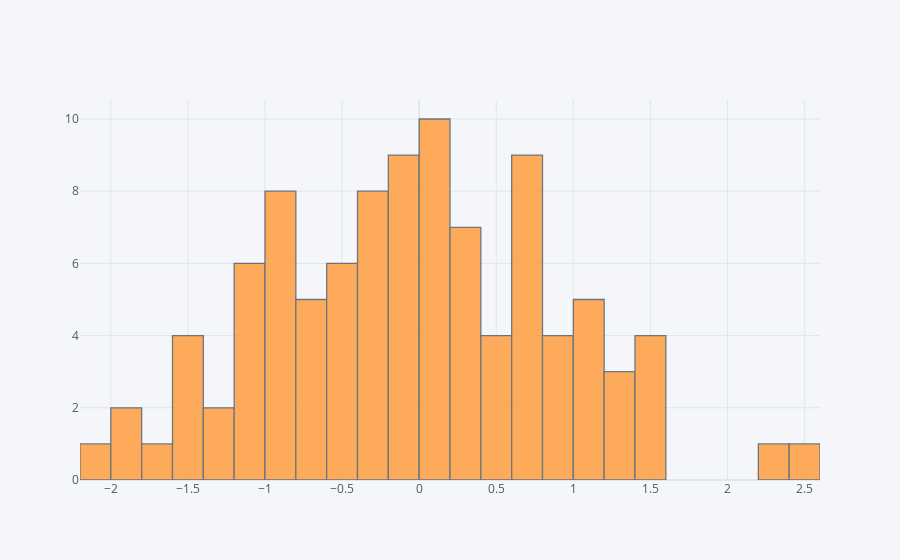

Notebook source saved alongside this figure:
### Markdown cell above
## histogram

### Code cell
df['A'].iplot(kind='hist',bins=25)

### Figure 1 — Plotly figure (JSON) as saved in the notebook; plotly's stock layout.template omitted (floating-point values rounded to 4 significant figures)
{"data": [{"histfunc": "count", "histnorm": "", "marker": {"color": "rgba(255, 153, 51, 1.0)", "line": {"color": "#4D5663", "width": 1.3}}, "name": "A", "nbinsx": 25, "opacity": 0.8, "orientation": "v", "x": [0.01781, 0.6504, 1.475, -0.002868, -0.7758, 0.7663, 1.066, -0.1169, 0.3307, -0.604, 2.324, -1.582, 0.01532, 0.7669, 0.5449, -1.539, 0.8826, -0.4218, 0.6253, 0.9475, 0.1664, 0.5872, 0.7332, -0.8712, 0.02218, -0.6013, -1.756, -1.982, 1.383, 0.1848, -1.268, 0.9949, -1.148, -0.6479, -0.3789, 0.2493, 1.42, -1.05, 1.055, -1.029, -1.082, 0.7685, 2.519, -1.912, 1.593, 0.5205, -0.9035, -0.03954, 0.01342, -1.354, 0.2074, -2.129, -0.5361, 0.3847, 0.5747, -0.8701, -0.0002174, 1.307, -0.323, -1.432, 0.7427, -0.08998, -0.9297, -0.0778, -0.4693, 0.008369, -0.6133, 1.158, -0.4728, 0.03805, -1.128, 1.106, 1.339, -0.311, 0.2107, -0.1553, -0.9436, 0.8405, 0.7194, -0.5898, 0.1108, -0.9101, -0.276, -0.06122, 0.2208, -0.8087, -0.248, -0.185, -1.126, 0.2593, 1.063, -0.2919, 1.465, 0.1533, -0.9135, -1.559, 0.7016, -0.3143, -0.4171, -0.3922], "type": "histogram"}], "layout": {"barmode": "overlay", "legend": {"bgcolor": "#F5F6F9", "font": {"color": "#4D5663"}}, "paper_bgcolor": "#F5F6F9", "plot_bgcolor": "#F5F6F9", "title": {"font": {"color": "#4D5663"}}, "xaxis": {"gridcolor": "#E1E5ED", "showgrid": true, "tickfont": {"color": "#4D5663"}, "title": {"font": {"color": "#4D5663"}, "text": ""}, "zerolinecolor": "#E1E5ED"}, "yaxis": {"gridcolor": "#E1E5ED", "showgrid": true, "tickfont": {"color": "#4D5663"}, "title": {"font": {"color": "#4D5663"}, "text": ""}, "zerolinecolor": "#E1E5ED"}}}
